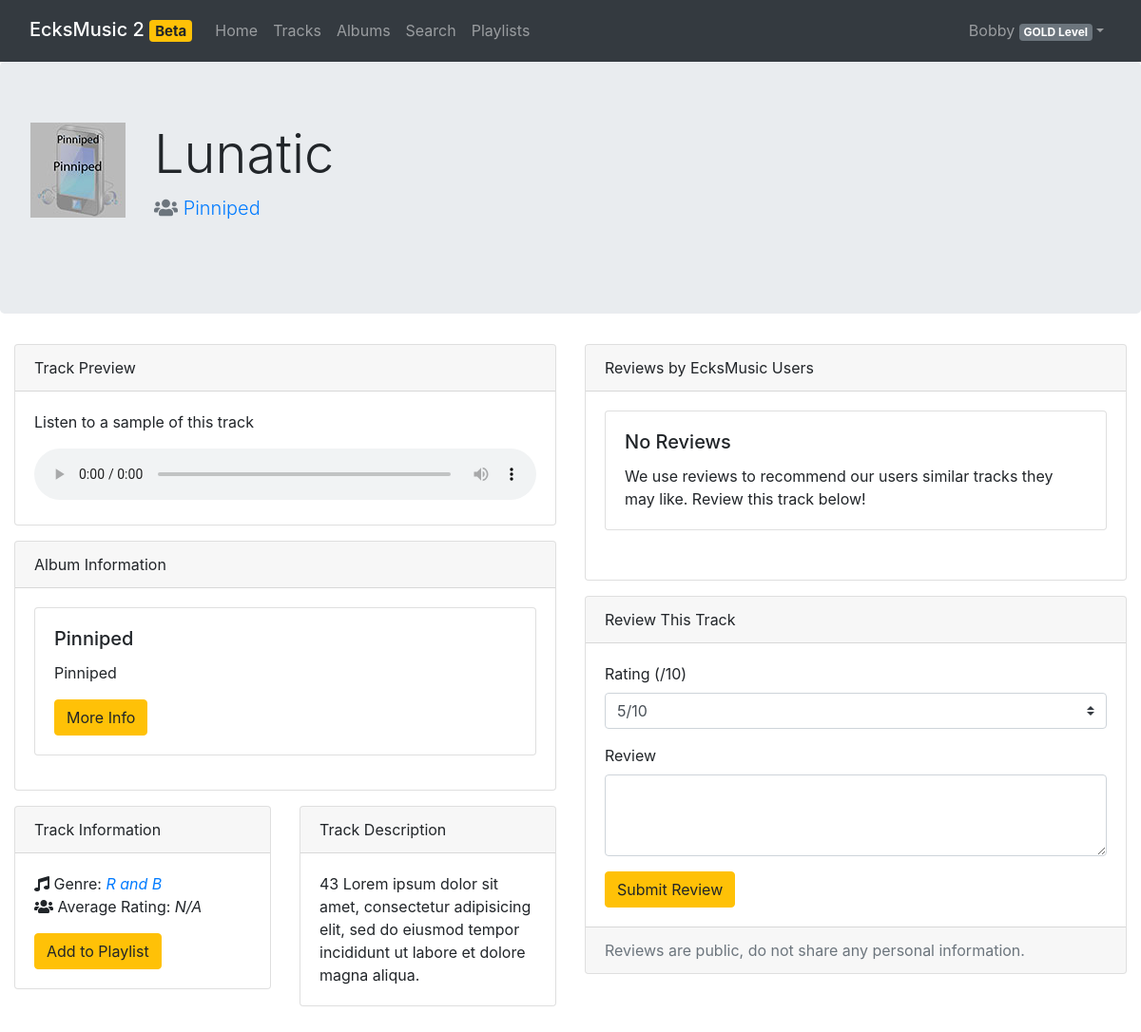
Page /pages/track.php?id=43 (signed in) on the committed database.
### tables this page shows
CREATE TABLE `tracks` (
  `track_id` int(11) NOT NULL,
  `artist_id` int(11) DEFAULT NULL,
  `album_id` int(11) DEFAULT NULL,
  `track_name` varchar(255) DEFAULT NULL,
  `description` varchar(255) DEFAULT NULL,
  `image` varchar(255) DEFAULT NULL,
  `thumbnail` varchar(255) DEFAULT NULL,
  `sample` varchar(255) DEFAULT NULL,
  `genre` varchar(225) DEFAULT NULL,
  PRIMARY KEY (`track_id`),
  KEY `artist_idx` (`artist_id`),
  KEY `album_idx` (`album_id`),
  CONSTRAINT `album` FOREIGN KEY (`album_id`) REFERENCES `albums` (`album_id`) ON DELETE NO ACTION ON UPDATE NO ACTION,
  CONSTRAINT `artist` FOREIGN KEY (`artist_id`) REFERENCES `artists` (`artist_id`) ON DELETE NO ACTION ON UPDATE NO ACTION
);

CREATE TABLE `artists` (
  `artist_id` int(11) NOT NULL AUTO_INCREMENT,
  `artist_name` varchar(60) NOT NULL,
  PRIMARY KEY (`artist_id`),
  UNIQUE KEY `artist_name_UNIQUE` (`artist_name`)
);

### src/php/playlists.php (called while the page is built, shortened)
<?php
require_once 'database.php';
require_once 'music.php';
require_once 'recommend.php';
class Playlist
{
  public function __construct(int $Id, int $OwnerId, string $Name, bool $Public)
  {
    global $pdo;
    $this->Id = $Id;
    $this->Tracks = [];
    $query = $pdo->prepare("SELECT * FROM playlist_entries NATURAL JOIN tracks NATURAL JOIN albums NATURAL JOIN artists WHERE playlist_id = ?");
    $result = $query->execute([$this->Id]);
    foreach ($query->fetchAll(PDO::FETCH_ASSOC) as $Track) {
      array_push($this->Tracks, new Track(
        $Track
      ));
    }
  }
}
class Playlists
{
  static function getForUser(int $UserId): array
  {
    global $pdo;
    $query = $pdo->prepare("SELECT * FROM playlists WHERE owner_id = :owner;");
    $query->bindValue("owner", $UserId, PDO::PARAM_INT);
    $result = $query->execute();
    $Playlists = [];
    foreach ($query->fetchAll(PDO::FETCH_ASSOC) as $playlist) {
      array_push($Playlists, new Playlist(
        $playlist['playlist_id'],
        $playlist['owner_id'],
        $playlist['playlist_name'],
        $playlist['public']
      ));
    }
    return $Playlists;
  }
}

### src/php/music.php (called while the page is built, shortened)
<?php
require_once "reviews.php";
class Artist {
  public function __construct(int $Id, string $Name) {
    $this->Id = $Id;
    $this->Name = $Name;
  }
}
class Album {
  public function __construct(int $Id, string $Name, Artist $Artist) {
    $this->Id = $Id;
    $this->Name = $Name;
  }
}
class Track {
  public function __construct($result)
  {
    $this->Id = $result['track_id'];
    $this->Artist = new Artist($result['artist_id'], $result['artist_name']);
    $this->Album = new Album($result['album_id'], $result['album_name'], $this->Artist);
    $this->Description = $result['description'];
    $this->Name = $result['track_name'];
    $this->Genre = $result['genre'];
    $this->ThumbPath = $result['thumbnail'];
    $this->SamplePath = $result['sample'];
    try {
      $this->AverageRating = Reviews::averageRating($this->Id) . "/10";
    } catch (Exception $e) {
      $this->AverageRating = "N/A";
    }
  }
}
class Tracks
{
  public static function get(int $Id): Track
  {
    global $pdo;
    $query = $pdo->prepare("SELECT * FROM tracks NATURAL JOIN artists NATURAL JOIN albums WHERE track_id = ?");
    $success = $query->execute([$Id]);
    $result = $query->fetch(PDO::FETCH_ASSOC);
    return new Track($result);
  }
}

### src/pages/track.php (the view, shortened to what this page needs)
<?php
require_once '../php/auth.php';
require_once '../php/music.php';
require_once "../php/reviews.php";
require_once '../php/playlists.php';
if (isset($_SESSION['User'])) $user = unserialize($_SESSION['User']);
try {
  $Track = Tracks::get($_GET['id']);
} catch (Exception $e) {
  header('Location: tracks.php');
  die();
}
?>
<!DOCTYPE html>
<html lang="en">
<head>
  <link rel="stylesheet" href="https://cdn.jsdelivr.net/npm/bootstrap@4.6.0/dist/css/bootstrap.min.css"
>
  <link rel="stylesheet" href="https://cdnjs.cloudflare.com/ajax/libs/font-awesome/5.15.2/css/all.min.css"
/>
  <link rel="stylesheet" href="../css/stylesheet.css"/>
</head>
<body>
<nav class="navbar navbar-expand-md navbar-dark bg-dark sticky-top">
  <div class="container-fluid">
    <h2><a class="navbar-brand" href="../">EcksMusic 2 <span class="badge badge-warning">Beta</span></a></h2>
    <div class="collapse navbar-collapse" id="navbarResponsive">
      <ul class="navbar-nav mr-auto">
        <li class="navbar-item">
          <a class="nav-link" href="../">Home</a>
        </li>
        <li class="navbar-item">
          <a class="nav-link" href="tracks.php">Tracks</a>
        </li>
        <li class="navbar-item">
          <a class="nav-link" href="albums.php">Albums</a>
        </li>
        <li class="navbar-item">
          <a class="nav-link" href="search.php">Search</a>
        </li>
        <li class="navbar-item">
          <a class="nav-link" href="playlist.php">Playlists</a>
        </li>
      </ul>
      <ul class="navbar-nav ml-auto">
        <?php
        echo '<li class="nav-item dropdown">';
        echo '<a class="nav-link dropdown-toggle" href="#" id="navbarDropdownMenuLink" data-toggle="dropdown">';
        echo $user->Username . ' <span class="badge badge-secondary">' . $user->PricingPlan->Name . '</span></a>';
        echo '<div class="dropdown-menu dropdown-menu-right">';
        echo '</div></li>';
        ?>
      </ul>
    </div>
  </div>
</nav>
              <?php
              $playlists = Playlists::getForUser($user->Id);
              ?>
<div class="jumbotron">
  <div class="row">
    <div class="col-auto">
      <img alt="Album thumbnail" src="../<?php echo $Track->ThumbPath; ?>"/>
    </div>
    <div class="col">
      <h1 class="display-4">
        <?php echo $Track->Name; ?>
      </h1>
      <a href="artist.php?id=<?php echo $Track->Artist->Id; ?>"><p class="lead">
        <span class="text-muted fas fa-users"></span>
        <?php echo $Track->Artist->Name; ?>
      </p></a>
    </div>
  </div>
</div>
<div class="container-fluid">
  <div class="row">
    <div class="col-md-6">
      <div class="card">
        <div class="card-header">
          Track Preview
        </div>
        <div class="card-body">
          <p class="card-text">Listen to a sample of this track</p>
          <audio controls src="../<?php echo $Track->SamplePath; ?>"></audio>
        </div>
      </div>
      <div class="card">
        <div class="card-header">
          Album Information
        </div>
        <div class="card-body">
          <div class="card">
            <div class="card-body">
              <h5 class="card-title"><?php echo $Track->Album->Name; ?></h5>
              <p class="card-text"><?php echo $Track->Artist->Name; ?></p>
              <a href="album.php?id=<?php echo $Track->Album->Id; ?>" class="btn btn-warning">More Info</a>
            </div>
          </div>
        </div>
      </div>
      <div class="row">
        <div class="col-md-6">
          <div class="card">
            <div class="card-header">
              Track Information
            </div>
            <div class="card-body">
              <p class="card-text">
                <span title="Album" class="fas fa-music"></span>
                  Genre: <a href="tracks.php?genre=<?php echo $Track->Genre; ?>"><i><?php echo $Track->Genre; ?>
                  </i></a><br/>
                <span title="Album" class="fas fa-users"></span>
                  Average Rating: <i><?php echo $Track->AverageRating?></i>
              </p>
              <button
                      onclick="addToPlaylist(<?php echo $Track->Id ?>); return true;"
                      class="btn btn-warning">
                Add to Playlist
              </button><br/>
            </div>
          </div>
        </div>
        <div class="col-md-6">
          <div class="card">
            <div class="card-header">
              Track Description
            </div>
            <div class="card-body">
              <p class="card-text"><?php echo $Track->Description; ?></p>
            </div>
          </div>
        </div>
      </div>
    </div>
    <div class="col-md-6">
      <div class="card">
        <div class="card-header">
          Reviews by EcksMusic Users
        </div>
        <div class="card-body">
          <div class="row">
            <?php
              try {
                $reviews = Reviews::getForTrack($Track->Id);
                foreach($reviews as $Review) {
                  $Tag = "badge-success";
                  if ($Review->Rating <= 3) {
                    $Tag = "badge-danger";
                  } elseif ($Review->Rating > 3 and $Review->Rating < 7) {
                    $Tag = "badge-warning";
                  }
                  $html = '
                <div class="col-sm-6">
                  <div class="card">
                    <div class="card-body">
                      <h5 class="card-title">' . $Review->OwnerName . '</h5>
                      <span class="badge ' . $Tag . '"><span class="fas fa-star"></span> ' . $Review->Rating . ' /10</span>
                      <p class="card-text">' . $Review->Review . '</p>
                    </div>
                  </div>
                </div>';
                  echo $html;
                }
              } catch (Exception $e) {
                if ($e->getMessage() == "NoReviews") {
                  echo '
                  <div class="col-sm-12">
                  <div class="card">
                    <div class="card-body">
                      <h5 class="card-title">No Reviews</h5>
                      <p class="card-text">We use reviews to recommend our users similar tracks they may like.
                      Review this track below!</p>
                    </div>
                  </div>
                </div>';
                }
              }
            ?>
          </div>
        </div>
      </div>
      <?php
        $UserReview = Reviews::getForUserByTrack($Track->Id, $user->Id);
        if ($UserReview == null) {
          echo '
            <div class="card">
            <div class="card-header">
              Review This Track
            </div>
            <div class="card-body">
              <form id="trackReview" action="#" method="post" onsubmit="return validateReviewForm();">
                <span id="reviewFormLabel"></span>
                <div class="form-group">
                  <label>Rating (/10)</label>
                  <select class="custom-select" name="rating" id="rating" required>
                    <option value=1>1/10</option>
                    <option value=2>2/10</option>
                    <option value=3>3/10</option>
                    <option value=4>4/10</option>
                    <option value=5 selected>5/10</option>
                    <option value=6>6/10</option>
                    <option value=7>7/10</option>
                    <option value=8>8/10</option>
                    <option value=9>9/10</option>
                    <option value=10>10/10</option>
                  </select>
                </div>
                <div class="form-group">
                  <label for="reviewBody">Review</label>
                  <textarea class="form-control"
                   required minlength="10" maxlength="250" name="reviewBody" id="reviewBody" rows="3"></textarea>
                </div>
                <button type="submit" class="btn btn-warning">Submit Review</button>
              </form>
            </div>
            <div class="card-footer text-muted">
              Reviews are public, do not share any personal information.
            </div>
          </div>
          ';
        }
      ?>
    </div>
  </div>
</body>
</html>

### src/css/stylesheet.css (style rules this page uses)
.row, .card { margin-bottom: 1rem; }
audio { width: 100%; }

### rows in the picture
tracks: thumbnail (picture), track_name "Lunatic", artist.artist_name "Pinniped", genre "R and B", description "43 Lorem ipsum dolor sit amet, consectetur adipisicing elit, sed do eiusmod tempor incididunt ut labore et dolore magna aliqua."

### other values in the picture
$user->Username "Bobby"
$user->PricingPlan->Name "GOLD Level"
$Track->AverageRating "N/A"
